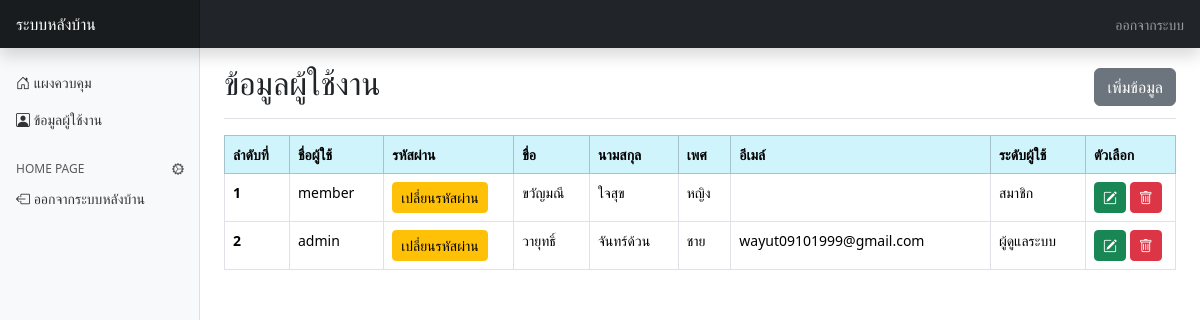
/admin/user.php (signed in), run on the app's committed database.
### tables this page shows
CREATE TABLE `tb_user` (
  `user_id` int(10) NOT NULL COMMENT 'ไอดีผู้ใช้',
  `user_username` varchar(30) NOT NULL COMMENT 'ชื่อผู้ใช้',
  `user_password` varchar(50) NOT NULL COMMENT 'รหัสผ่าน',
  `user_name` varchar(60) NOT NULL COMMENT 'ชื่อ',
  `user_surname` varchar(60) NOT NULL COMMENT 'นามสกุล',
  `user_sex` enum('ชาย','หญิง') NOT NULL COMMENT 'เพศ',
  `user_email` varchar(100) DEFAULT NULL COMMENT 'อีเมล์',
  `user_level` enum('member','admin') NOT NULL DEFAULT 'member' COMMENT 'ระดับผู้ใช้'
);

### admin/user.php (the view, shortened to what this page needs)
<?php
require_once('../connections/mysqli.php');
$num = 1;
$sql = "SELECT * FROM tb_user ORDER BY user_level ASC";
$query = mysqli_query($Connection,$sql);
?>
<!doctype html>
<html lang="en">
  <head>
    <link rel="stylesheet" href="../assets/css/bootstrap.min.css">
    <link rel="stylesheet" href="../assets/icons/bootstrap-icons.css">
    <link rel="stylesheet" href="assets/dashboard.css">
  </head>
  <body>
    <?php include 'include/header.php'; ?>
    <div class="container-fluid">
      <div class="row">
        <?php include 'include/sidebarMenu.php'; ?>
        <main class="col-md-9 ms-sm-auto col-lg-10 px-md-4">
          <div class="d-flex justify-content-between flex-wrap flex-md-nowrap align-items-center pt-3 pb-2 mb-3 border-bottom">
            <h1 class="h2">ข้อมูลผู้ใช้งาน</h1>
            <div class="btn-toolbar mb-2 mb-md-0">
              <button type="button" class="btn btn-secondary" data-bs-toggle="modal" data-bs-target="#add_data">เพิ่มข้อมูล</button>
            </div>
          </div>
          <table class="table table-bordered table-hover">
            <thead>
              <tr class="table-info">
                <th scope="col" width="65px">ลำดับที่</th>
                <th scope="col">ชื่อผู้ใช้</th>
                <th scope="col" width="130px">รหัสผ่าน</th>
                <th scope="col">ขื่อ</th>
                <th scope="col">นามสกุล</th>
                <th scope="col">เพศ</th>
                <th scope="col">อีเมล์</th>
                <th scope="col">ระดับผู้ใช้</th>
                <th scope="col" width="90px">ตัวเลือก</th>
              </tr>
            </thead>
            <tbody>
              <?php
              while ($result = mysqli_fetch_array($query)) {
                ?>
                <tr>
                  <th scope="row"><?php echo $num++; ?></th>
                  <td><?php echo $result['user_username']; ?></td>
                  <td>
                    <button type="button" class="btn btn-warning btn-sm" data-bs-toggle="modal" data-bs-target="#edit_password<?php echo $result['user_id']; ?>">
                      เปลี่ยนรหัสผ่าน
                    </button>
                  </td>
                  <td><?php echo $result['user_name']; ?></td>
                  <td><?php echo $result['user_surname']; ?></td>
                  <td><?php echo $result['user_sex']; ?></td>
                  <td><?php echo $result['user_email']; ?></td>
                  <td><?php if ($result['user_level'] == "member") {echo "สมาชิก";}else{echo "ผู้ดูแลระบบ";} ?></td>
                  <td>
                    <button type="button" class="btn btn-success btn-sm" onclick="window.location.href='user_edit.php?id=<?php echo $result['user_id'];?>'"><i class="bi bi-pencil-square"></i></button>
                    <button type="button" class="btn btn-danger btn-sm" data-bs-toggle="modal" data-bs-target="#delete_data<?php echo $result['user_id']; ?>">
                      <i class="bi bi-trash"></i>
                    </button>
                  </td>
                </tr>
                <?php
              }
              ?>
            </tbody>
          </table>
        </main>
      </div>
    </div>
  </body>
</html>

### admin/assets/dashboard.css (style rules this page uses)
body { font-size: .875rem; }

### data on the page
tb_user: user_username "member", user_name "ขวัญมณี", user_surname "ใจสุข", user_sex "หญิง", user_level "สมาชิก"
tb_user: user_username "admin", user_name "วายุทธิ์", user_surname "จันทร์ด้วน", user_sex "ชาย", user_email "wayut09101999@gmail.com", user_level "ผู้ดูแลระบบ"
